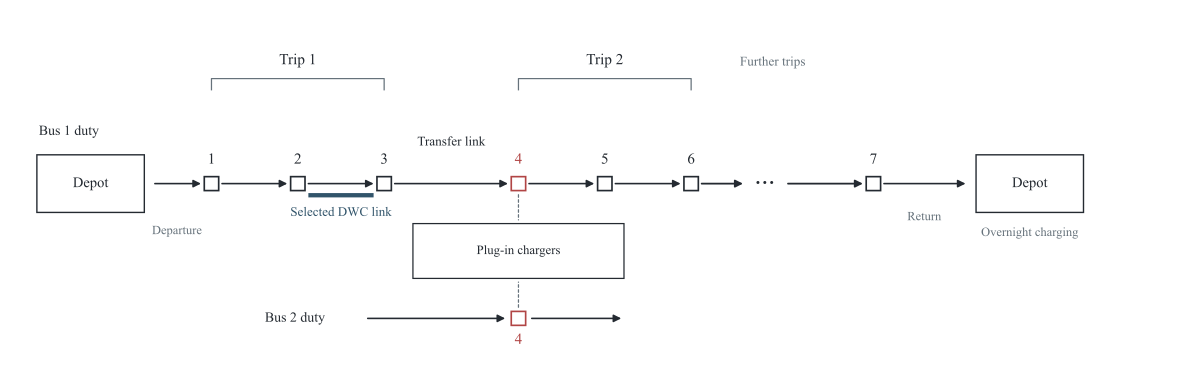

Here is the Python script that generated this plot:
"""Illustrate a continuous bus duty and its charging opportunities."""

from pathlib import Path

import matplotlib.pyplot as plt
from matplotlib.patches import FancyArrowPatch, Rectangle


plt.rcParams.update({
    "font.family": "Times New Roman",
    "mathtext.fontset": "custom",
    "mathtext.rm": "Times New Roman",
    "mathtext.it": "Times New Roman:italic",
    "mathtext.bf": "Times New Roman:bold",
    "mathtext.cal": "cmsy10",
    "mathtext.fallback": "stix",
    "pdf.fonttype": 42,
})
fig, ax = plt.subplots(figsize=(12, 3.9))
ax.set_xlim(0, 12)
ax.set_ylim(0, 3.9)
ax.axis("off")

ink = "#242a31"
accent = "#31546a"
muted = "#66727b"
shared = "#b14545"
y = 2.05
stations = {"1": 1.95, "2": 2.85, "3": 3.75, "4": 5.15, "5": 6.05, "6": 6.95, "7": 8.85}


def arrow(x1, x2, color=ink, linewidth=1.3):
    ax.add_patch(FancyArrowPatch((x1, y), (x2, y), arrowstyle="-|>",
                                 mutation_scale=11, linewidth=linewidth,
                                 color=color, shrinkA=0, shrinkB=0, zorder=2))


def bracket(x1, x2, label):
    top = 3.18
    ax.plot([x1, x1, x2, x2], [top - .12, top, top, top - .12],
            color=muted, lw=0.9)
    ax.text((x1 + x2) / 2, top + .12, label, ha="center", va="bottom",
            fontsize=11, color=ink)


for x in (0.13, 9.92):
    ax.add_patch(Rectangle((x, y - .31), 1.12, .62, facecolor="white",
                           edgecolor=ink, linewidth=1.0))
    ax.text(x + .56, y, "Depot", ha="center", va="center", fontsize=10.5, color=ink)

positions = [1.25, *stations.values(), 9.92]
for left, right in zip(positions, positions[1:]):
    if left == stations["6"]:
        continue
    arrow(left + .11, right - .11, ink, 1.15)
arrow(stations["6"] + .11, 7.49)
ax.text(7.72, y, r"$\cdots$", fontsize=17, ha="center", va="center", color=ink)
arrow(7.96, stations["7"] - .11)

for label, x in stations.items():
    ax.add_patch(Rectangle((x - .075, y - .075), .15, .15,
                           facecolor="white", edgecolor=shared if label == "4" else ink,
                           linewidth=1.2, zorder=3))
    ax.text(x, y + .18, label, ha="center", va="bottom", fontsize=11,
            color=shared if label == "4" else ink)

bracket(stations["1"], stations["3"], "Trip 1")
bracket(stations["4"], stations["6"], "Trip 2")
ax.text(7.80, 3.29, "Further trips", ha="center", va="bottom", fontsize=9.5, color=muted)
ax.text(.15, 2.61, "Bus 1 duty", ha="left", va="center", fontsize=10, color=ink)
ax.text(4.45, 2.43, "Transfer link", ha="center", va="bottom", fontsize=9.5, color=ink)
ax.text(1.59, 1.60, "Departure", ha="center", va="top", fontsize=9, color=muted)
ax.text(9.38, 1.75, "Return", ha="center", va="top", fontsize=9, color=muted)
ax.text(10.48, 1.58, "Overnight charging", ha="center", va="top", fontsize=9, color=muted)

# Highlight one complete eligible physical link; a facility decision determines use.
ax.plot([2.96, 3.64], [1.925, 1.925], color=accent, lw=3.1, solid_capstyle="butt")
ax.text(3.30, 1.80, "Selected DWC link", ha="center", va="top",
        fontsize=9.4, color=accent)

# A second duty visits the same physical station 4 and accesses its chargers.
other_y = .60
ax.text(2.82, other_y, "Bus 2 duty", ha="center", va="center", fontsize=10, color=ink)
for start, end in [((3.55, other_y), (5.04, other_y)),
                   ((5.26, other_y), (6.25, other_y))]:
    ax.add_patch(FancyArrowPatch(start, end, arrowstyle="-|>", mutation_scale=11,
                                 color=ink, linewidth=1.15))
ax.add_patch(Rectangle((5.075, other_y - .075), .15, .15, facecolor="white",
                       edgecolor=shared, linewidth=1.2, zorder=3))
ax.text(5.15, other_y - .16, "4", ha="center", va="top", fontsize=11, color=shared)
ax.add_patch(Rectangle((4.05, 1.03), 2.20, .59, facecolor="white",
                       edgecolor=ink, linewidth=.9))
ax.text(5.15, 1.325, "Plug-in chargers", ha="center", va="center",
        fontsize=9.2, color=ink)
for start, end in [((5.15, 1.96), (5.15, 1.63)),
                   ((5.15, .69), (5.15, 1.02))]:
    ax.add_patch(FancyArrowPatch(start, end, arrowstyle="-", color=muted,
                                 linewidth=.9, linestyle=(0, (2, 2))))

fig.subplots_adjust(left=.02, right=.98, top=.97, bottom=.04)
out = Path(__file__).with_suffix("")
fig.savefig(out.with_suffix(".pdf"), facecolor="white")
fig.savefig(out.with_suffix(".png"), dpi=200, facecolor="white")
